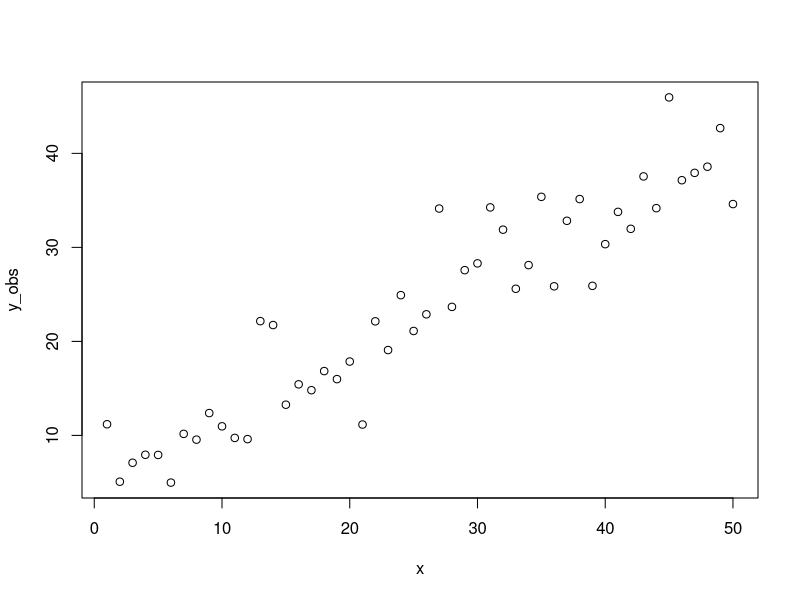

Reproduce this figure in R.
#Homework 8 - Maximum Likelihood
#Authors: Jess, Ian, & Emily
#Date Submitted: 11/14/22

########  Q1  #####
#Simulate some data for a linear regression using the simple linear regression model. Make sigma large enough that it resembles “typical” ecological data when you plot it, but not so large that it completely obscures the relationship between x and y.
#Record your true beta_0, beta_1, and sigma here:
beta_0 <- 4
beta_1 <- 0.75
sigma <- 4

# Simulate data from set parameters with error
x <- 1:50
y_obs <- beta_0 + beta_1*x + rnorm(length(x), mean=0, sd=sigma)
plot(y_obs ~ x)

#Fit a linear regression model using lm() and do your typical checks of model assumptions that we went over in class.
mod <- lm(y_obs ~ x)

#Paste your estimated model coefficients and their 95% confidence intervals below:
summary(mod)
coef(mod)
confint(mod, level = 0.95)

#Are the coefficient estimates close to the true values?  Do the 95% confidence intervals cover the true values?
#yes the estimates are close and the true values fall within the confidence intervals. 

#Relevant functions: rnorm()



######  Q2  ######
#: Analyze the data generated in Q1 using the normal equation:Beta hat = (X^T X) ^-1 X^T y Paste your estimated model coefficients below.
X <- cbind(rep(1, length(x)), x) 

bhat <- solve(t(X)%*%X) %*% (t(X)%*%y_obs) 

#Are the coefficient estimates close to the true values?  
#Yes, they are the same the model in Q1

#Relevant functions: solve(), t()

#####   Q3     #####
#Analyze the data generated in Q1 using a grid search to minimize the sum of squared errors (no need to iterate more than twice):
#function going through y_obs, subtracting beta_0 + beta_1*x, squaring it, then sum all of them
#For a bunch of things around 4 and 0.75 

#Create possible range of slopes and intercepts to search through
slopes <- seq(from = 0.5, to = 1, length.out = 10)
intercepts <- seq(from = 0, to = 8, length.out = 10)
#Make empty matrix to save values to
grid1 <- matrix(data = NA, nrow = 10, ncol = 10)

#Create function to calc sum of squares
sumsq = function(y_obs, x, b0, b1) {
  y_exp = b0 + b1*x
  squares = ((y_obs - y_exp)^2)
  sums = sum(squares)
  return(sums)
}

for (i in 1:length(slopes)) {
  for (j in 1:length(intercepts)) {
    
    output = sumsq(y_obs = y_obs, x = x, b0 = intercepts[j], b1 = slopes[i])
    
    grid1[j,i] = output
  }
}

#AGAIN: reiterate closer to #s from first run
slopes2 <- seq(from = 0.7, to = 0.75, length.out = 10)
intercepts2 <- seq(from = 4, to = 5, length.out = 10)
grid2 <- matrix(data = NA, nrow = 10, ncol = 10)

for (i in 1:length(slopes2)) {
  for (j in 1:length(intercepts2)) {
    
    output = sumsq(y_obs = y_obs, x = x, b0 = intercepts2[j], b1 = slopes2[i])
    
    grid2[j,i] = output
  }
}

#Paste your estimated model coefficients below.
#Observed intercept = 4.22, slope = 0.7


##### Q4  #####
#Analyze the data generated in Q1 using a grid search to minimize the negative log likelihood (no need to iterate more than twice).  Note, there is a third parameter that you will need to estimate here: sigma
#Paste your estimated model coefficients below


######  Q5   ######
#Analyze the data generated in Q1 using optim() to minimize the negative log likelihood.  Note, there is a third parameter that you will need to estimate here: sigma
#Paste your estimated model coefficients below.


#Did the numerical optimization algorithm converge?  How do you know?
#Did the numerical optimization algorithm find a global solution?  How do you know?
  

##### Q6  #####
#Plot a likelihood profile for the slope parameter while estimating the conditional MLEs of the intercept and sigma for each plotted value of the slope parameter (see p. 173 of Hilborn and Mangel)


##### Q7  #####
#Plot the joint likelihood surface for the intercept and slope parameters.  Is there evidence of confounding between these two parameters (i.e., a ridge rather than a mountain top)?



##### Q8   ######
#How different are the estimated coefficients from Q1, Q2, and Q5 and how do they compare to the true values?